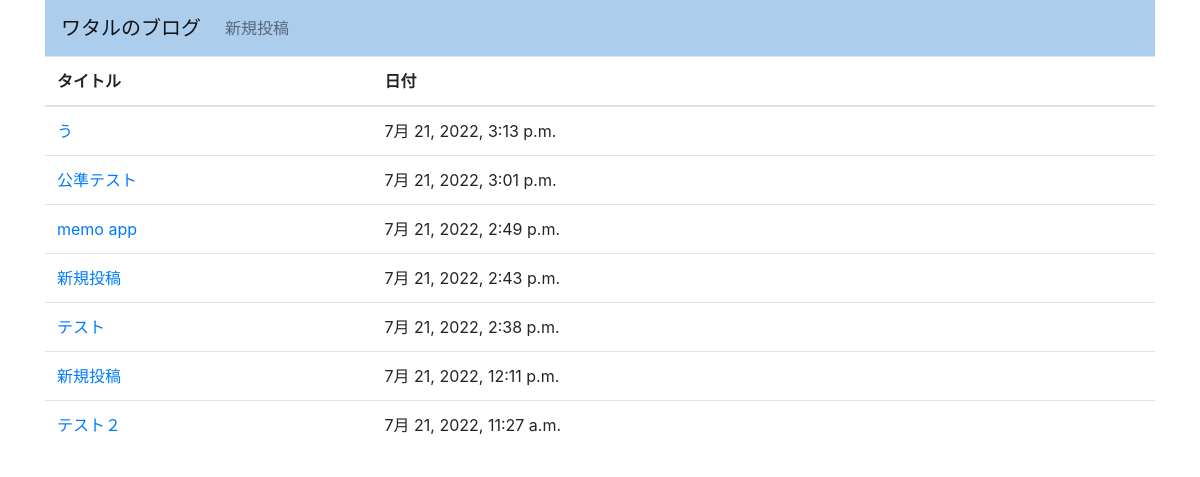
/blog/post_list, run on the app's committed database.
### blog/models.py (models this page shows, shortened)
class Post(models.Model):
  title = models.CharField('タイトル', max_length=200)
  text = models.TextField('本文')
  date = models.DateTimeField('日付', default=timezone.now)

### blog/views.py (the view)
# urls.py: path('post_list', views.PostListView.as_view(), name='post_list'),
class PostListView(generic.ListView):
  model = Post
  ordering = ['-date']

### templates/blog/post_list.html (shortened to what this page needs)
{% extends 'base.html' %}
{% block content %}
<table class="table">
  <thead>
    <tr>
      <th>タイトル</th>
      <th>日付</th>
      <th></th>
      <th></th>
    </tr>
  </thead>
  <tbody>
    {% for post in post_list %}
    <tr>
      <td><a href="{% url 'blog:post_detail' post.pk %}">{{ post.title }}</a></td>
      <td>{{ post.date }}</td>
      <td>
      </td>
      <td>
      </td>
    </tr>
  {% endfor %}
  </tbody>
</table>
{% endblock %}

### templates/base.html (shortened to what this page needs)
{% load static %}
<!doctype html>
<html lang="ja">
<head>
    <link rel="stylesheet" href="https://maxcdn.bootstrapcdn.com/bootstrap/4.0.0-beta.2/css/bootstrap.min.css">
</head>
<body>
<div class="container">
    <nav class="navbar navbar-expand-lg navbar-light" style='background-color: #adcdec'>
        <a class="navbar-brand mb-0 h1" href="{% url 'blog:post_list' %}">ワタルのブログ</a>
        <div class="collapse navbar-collapse" id="navbarSupportedContent">
            <ul class="navbar-nav mr-auto">
                <li class="nav-item">
                    <a class="nav-link" href="{% url 'blog:post_create' %}">新規投稿</a>
                </li>
            </ul>
        </div>
    </nav>
    {% block content %}
    {% endblock %}
</div>
</body>
</html>

### data on the page
Post: title "う", date "7月 21, 2022, 3:13 p.m."
Post: title "公準テスト", date "7月 21, 2022, 3:01 p.m."
Post: title "memo app", date "7月 21, 2022, 2:49 p.m."
Post: title "新規投稿", date "7月 21, 2022, 2:43 p.m."
Post: title "テスト", date "7月 21, 2022, 2:38 p.m."
Post: title "新規投稿", date "7月 21, 2022, 12:11 p.m."
Post: title "テスト２", date "7月 21, 2022, 11:27 a.m."
